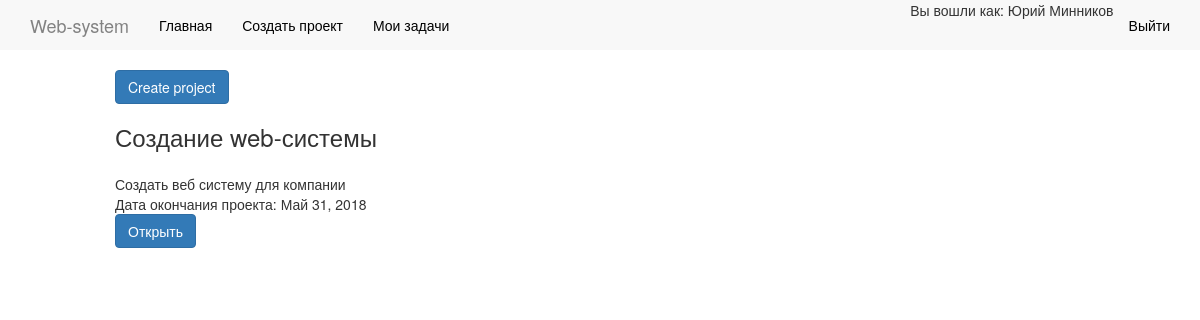
Screenshot of / (signed in) with the database file from the repository.
### projectpage/models.py (models this page shows, shortened)
class Species_project(models.Model):
	name = models.CharField(max_length=250)
	short_description = models.TextField()
	description = models.TextField()
	created_task = models.DateField(verbose_name='Дата создания',auto_now_add=True)
	finish_task = models.DateField(verbose_name='Дата окончания')

### projectpage/views.py (the view)
# urls.py: url(r'^$', main),
def main(request):
	if not request.user.is_authenticated:
		return redirect('auth/login')
	else:
		species_projects = Species_project.objects.all()
		return render(request, 'projects/index.html', {'species_projects': species_projects , 'mainuser': request.user})

### projectpage/templates/projects/index.html (shortened to what this page needs)
{% extends "base.html" %}
{% block content %}
<div class="container pages">
<a href="project/createproject" class="btn btn-primary">Create project</a>
		<div class="d-flex flex-row">
					{% for itm in species_projects%}
				<div class="p-2">
				<div class="card">
						<div class="card-header">
							<h3 class="card-title">{{ itm.name }}</h2>
								<a href="/{{ itm.id }}/pdf" target="_blank"><i class="fas fa-file-pdf"></i></a>
						</div>
						<div class="card-body">
					<p class="card-text">{{ itm.short_description }}</span>
					<br>
					<span class="card-text">Дата окончания проекта: {{ itm.finish_task}}</span>
					<br>
					<a href="project/{{ itm.id }}" class="btn btn-primary" >
						Открыть
					</a>
						</div>
					</div>
					</div>
					{% endfor %}
			</div>
	</div>
{% endblock %}

### websystem/templates/base.html (shortened to what this page needs)
{% load static %}
{% load bootstrap3 %}
{% bootstrap_css %}
<html>
<head>
	<link rel="stylesheet" href="{% static 'fontawesome-free-5.0.10/web-fonts-with-css/css/fontawesome-all.css' %}">
	<link rel="stylesheet" href="{% static 'style.css'%}">
</head>
<div class="row">
{% if user.is_authenticated %}
{% block menu %}
<header class="navbar navbar-inverse navbar-fixed-top bs-docs-nav" role="banner">
  <div class="container">
    <div class="navbar-header">
      <a href="/" class="navbar-brand">Web-system</a>
    </div>
    <nav class="collapse navbar-collapse bs-navbar-collapse" role="navigation">
      <ul class="nav navbar-nav">
        <li>
          <a href="/">Главная</a>
        </li>
        <li>
          <a href="/project/createproject">Создать проект</a>
        </li>
        <li>
          <a href="/project/my-project">Мои задачи</a>
        </li>
      </ul>
      <ul class="nav navbar-nav navbar-right">
        <li><span>Вы вошли как: {{ user.first_name }} {{ user.last_name }}</span></li>
      <li><a href="/auth/logout/">Выйти</a></li>
    </ul>
    </nav>
  </div>
</header></div>
{% endblock %}
{% endif%}
        {% block content %}
        {% endblock %}
</body>
</html>

### websystem/static/style.css (style rules this page uses)
.navbar-inverse { background-color: #F8F8F8 }
.navbar-inverse { background-image: none; }
.navbar-inverse { border-color: #FFFFFF }
.navbar-inverse .navbar-brand { color: #828282 }
.navbar-inverse .navbar-nav>li>a { color: #000000 }
.pages { margin-top: 70px; width: 1000px; }

### rows the page displays
Species_project: name "Создание web-системы", short_description "Создать веб систему для компании", finish_task "Май 31, 2018"

### other values shown
{{ user.first_name }} "Юрий"
{{ user.last_name }} "Минников"
